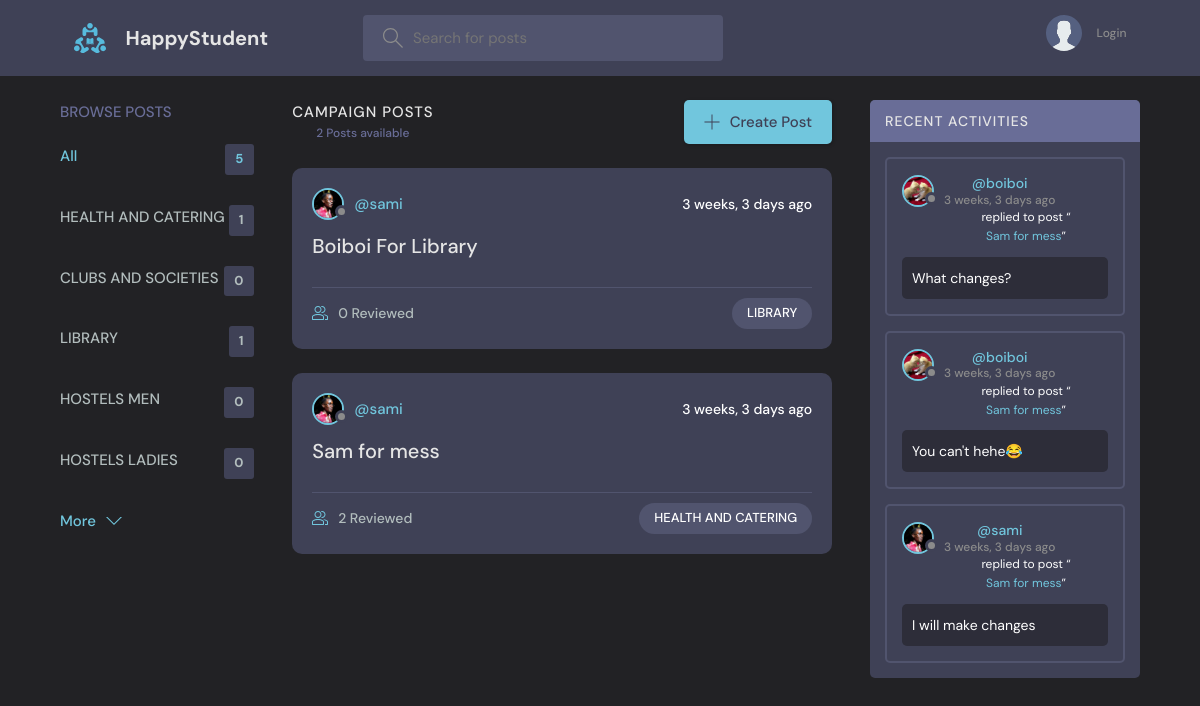
The app's page /, older data.
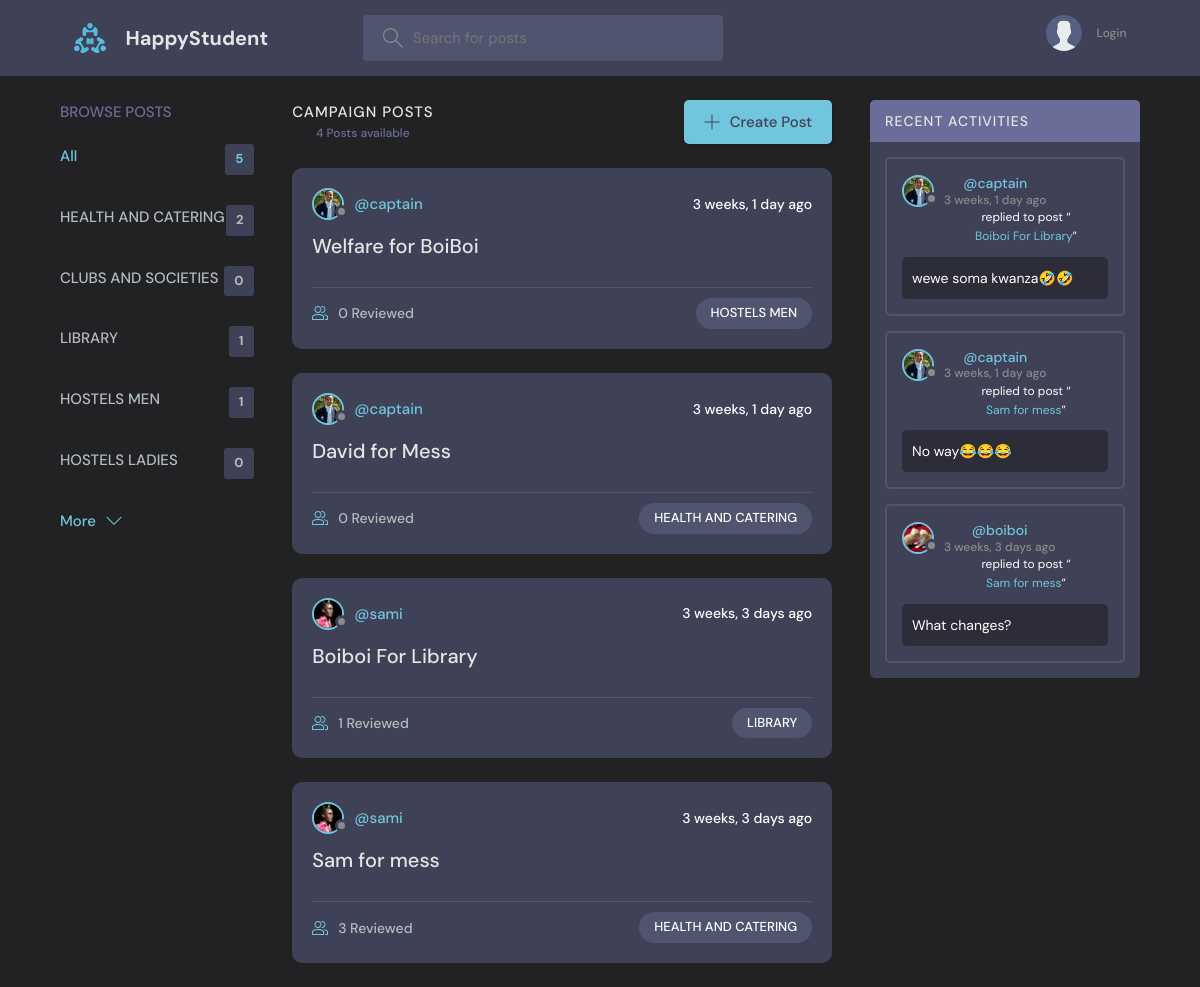
The same page, newer data.
### base/models.py (models this page shows, shortened)
class Topic(models.Model):
    name = models.CharField(max_length=200)

class Room(models.Model):
    host = models.ForeignKey(User, on_delete=models.SET_NULL, null=True)
    topic = models.ForeignKey(Topic, on_delete=models.SET_NULL, null=True)
    name = models.CharField(max_length=200)
    description = models.TextField(null=True, blank=True)
    participants = models.ManyToManyField(
        User, related_name='participants', blank=True)
    updated = models.DateTimeField(auto_now=True)
    created = models.DateTimeField(auto_now_add=True)
    class Meta:
        ordering = ['-updated', '-created']
    def __str__(self):
        return self.name

class User(AbstractUser):
    username = models.CharField(max_length=200, unique=True, null=True)
    name = models.CharField(max_length=200, null=True)
    bio = models.TextField(null=True)
    avatar = models.ImageField(null=True, default="avatar.svg")
    USERNAME_FIELD = 'username'
    REQUIRED_FIELDS = []

class Message(models.Model):
    user = models.ForeignKey(User, on_delete=models.CASCADE)
    room = models.ForeignKey(Room, on_delete=models.CASCADE)
    body = models.TextField()
    updated = models.DateTimeField(auto_now=True)
    created = models.DateTimeField(auto_now_add=True)
    class Meta:
        ordering = ['-updated', '-created']

### base/views.py (the view)
# urls.py: path('', views.home, name="home"),
def home(request):
    q = request.GET.get('q') if request.GET.get('q') != None else ''
    rooms = Room.objects.filter(
        Q(topic__name__icontains=q) |
        Q(name__icontains=q) |
        Q(description__icontains=q)
    )
    topics = Topic.objects.all()[0:5]
    room_count = rooms.count()
    room_messages = Message.objects.filter(
        Q(room__topic__name__icontains=q))[0:3]
    context = {'rooms': rooms, 'topics': topics,
               'room_count': room_count, 'room_messages': room_messages}
    return render(request, 'base/home.html', context)

### base/templates/base/home.html (shortened to what this page needs)
{% extends 'main.html' %}
{% block content %}
<main class="layout layout--3">
  <div class="container">
    {% include 'base/topics_component.html' %}
    <div class="roomList">
      <div class="roomList__header">
        <div>
          <h2>Campaign Posts</h2>
          <p>{{room_count}} Posts available</p>
        </div>
        <a class="btn btn--main" href="{% url 'create-room' %}">
          <svg version="1.1" xmlns="http://www.w3.org/2000/svg" width="32" height="32" viewBox="0 0 32 32">
            <title>add</title>
            <path
              d="M16.943 0.943h-1.885v14.115h-14.115v1.885h14.115v14.115h1.885v-14.115h14.115v-1.885h-14.115v-14.115z">
            </path>
          </svg>
          Create Post
        </a>
      </div>
      {% include 'base/feed_component.html' %}
    </div>
    {% include 'base/activity_component.html' %}
  </div>
</main>
{% endblock %}

### base/templates/base/topics_component.html
<div class="topics">
    <div class="topics__header">
        <h2>Browse Posts</h2>
    </div>
    <ul class="topics__list">
        <li>
            <a href="{% url 'home' %}" class="active">All <span>{{topics.count}}</span></a>
        </li>
        {% for topic in topics %}
        <li>
            <a href="{% url 'home' %}?q={{topic.name}}">{{topic.name}}<span>{{topic.room_set.all.count}}</span></a>
        </li>
        {% endfor %}
    </ul>
    <a class="btn btn--link" href="{% url 'topics' %}">
        More
        <svg version="1.1" xmlns="http://www.w3.org/2000/svg" width="32" height="32" viewBox="0 0 32 32">
            <title>chevron-down</title>
            <path d="M16 21l-13-13h-3l16 16 16-16h-3l-13 13z"></path>
        </svg>
    </a>
</div>

### base/templates/base/feed_component.html (shortened to what this page needs)
{% for room in rooms %}
<div class="roomListRoom">
    <div class="roomListRoom__header">
        <a href="{% url 'user-profile' room.host.id %}" class="roomListRoom__author">
            <div class="avatar avatar--small">
                <img src="{{room.host.avatar.url}}" />
            </div>
            <span>@{{room.host.username}}</span>
        </a>
        <div class="roomListRoom__actions">
            <span>{{room.created|timesince}} ago</span>
        </div>
    </div>
    <div class="roomListRoom__content">
        <a href="{% url 'room' room.id %}">{{room.name}}</a>
    </div>
    <div class="roomListRoom__meta">
        <a href="{% url 'room' room.id %}" class="roomListRoom__joined">
            {{room.participants.all.count}} Reviewed
        </a>
        <p class="roomListRoom__topic">{{room.topic.name}}</p>
    </div>
</div>
{% endfor %}

### base/templates/base/activity_component.html (shortened to what this page needs)
<div class="activities">
    <div class="activities__header">
        <h2>Recent Activities</h2>
    </div>
    {% for message in room_messages %}
    <div class="activities__box">
        <div class="activities__boxHeader roomListRoom__header">
            <a href="{% url 'user-profile' message.user.id %}" class="roomListRoom__author">
                <div class="avatar avatar--small">
                    <img src="{{message.user.avatar.url}}" />
                </div>
                <p>
                    @{{message.user.username}}
                    <span>{{message.created|timesince}} ago</span>
                </p>
            </a>
        </div>
        <div class="activities__boxContent">
            <p>replied to post “<a href="{% url 'room' message.room.id %}">{{message.room}}</a>”</p>
            <div class="activities__boxRoomContent">{{message.body}}</div>
        </div>
    </div>
    {% endfor %}
</div>

Row changes from the older to the newer data that the page shows:
no longer on this page (row unchanged): Message: user.avatar (picture), user.username "boiboi", created "3 weeks, 3 days", room "Sam for mess", body "You can't hehe😂"
no longer on this page (row unchanged): Message: user.avatar (picture), user.username "sami", created "3 weeks, 3 days", room "Sam for mess", body "I will make changes"
computed for Topic "HEALTH AND CATERING": room_set.all.count "1" → "2"
computed for Topic "HOSTELS MEN": room_set.all.count "0" → "1"
added Room: host.avatar (picture), host.username "captain", created "3 weeks, 1 day", name "Welfare for BoiBoi", participants.all.count "0", topic.name "HOSTELS MEN"
added Room: host.avatar (picture), host.username "captain", created "3 weeks, 1 day", name "David for Mess", participants.all.count "0", topic.name "HEALTH AND CATERING"
computed for Room "Boiboi For Library": participants.all.count "0" → "1"
computed for Room "Sam for mess": participants.all.count "2" → "3"
added Message: user.avatar (picture), user.username "captain", created "3 weeks, 1 day", room "Boiboi For Library", body "wewe soma kwanza🤣🤣"
added Message: user.avatar (picture), user.username "captain", created "3 weeks, 1 day", room "Sam for mess", body "No way😂😂😂"
Text that changed along with them:
{{ room_count }}: "2" → "4"
